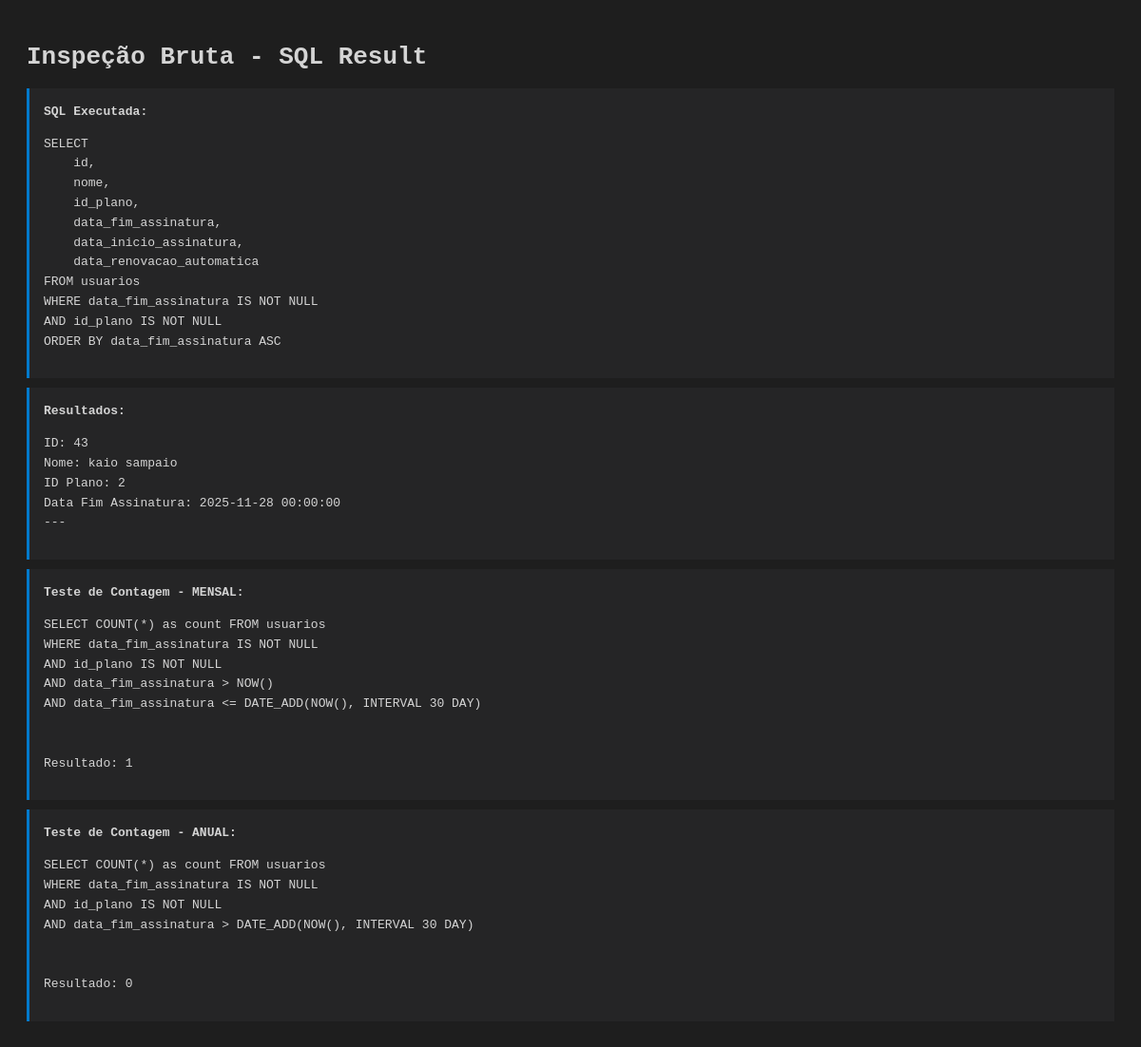
The page /debug-raw.php on the database its author committed.
### tables this page shows
CREATE TABLE `usuarios` (
  `id` int(11) NOT NULL,
  `nome` varchar(100) NOT NULL,
  `email` varchar(100) NOT NULL,
  `senha` varchar(100) NOT NULL,
  `telefone` varchar(45) NOT NULL,
  `genero` varchar(45) NOT NULL,
  `token_recuperacao` varchar(255) NOT NULL,
  `token_expira` datetime NOT NULL,
  `data_cadastro` datetime DEFAULT NULL,
  `status_assinatura` enum('ativa','expirada','trial') DEFAULT 'trial',
  `data_inicio_assinatura` datetime DEFAULT NULL,
  `data_fim_assinatura` datetime DEFAULT NULL,
  `id_plano` int(11) DEFAULT 1,
  `tipo_ciclo` enum('mensal','anual') DEFAULT 'mensal',
  `cartao_salvo` tinyint(1) DEFAULT 0,
  `token_cartao` varchar(255) DEFAULT NULL,
  `ultimos_4_digitos` varchar(4) DEFAULT NULL,
  `bandeira_cartao` varchar(50) DEFAULT NULL,
  `mercadopago_customer_id` varchar(255) DEFAULT NULL,
  `data_renovacao_automatica` datetime DEFAULT NULL,
  `renovacao_ativa` tinyint(1) DEFAULT 1,
  `plano` varchar(50) DEFAULT 'Gratuito',
  `tipo_pagamento` enum('pago','bonus') DEFAULT 'pago'
);

### debug-raw.php (the view, shortened to what this page needs)
<?php
require_once 'carregar_sessao.php';
$sql = "
SELECT
    id,
    nome,
    id_plano,
    data_fim_assinatura,
    data_inicio_assinatura,
    data_renovacao_automatica
FROM usuarios
WHERE data_fim_assinatura IS NOT NULL
AND id_plano IS NOT NULL
ORDER BY data_fim_assinatura ASC
";
$result = $conexao->query($sql);
?>
<!DOCTYPE html>
<html lang="pt-br">
<head>
</head>
<body>
    <h1>Inspeção Bruta - SQL Result</h1>
    <div class="data">
        <strong>SQL Executada:</strong>
        <pre><?php echo htmlspecialchars($sql); ?></pre>
    </div>
    <div class="data">
        <strong>Resultados:</strong>
        <pre><?php
if ($result && $result->num_rows > 0) {
    while ($row = $result->fetch_assoc()) {
        echo "ID: " . $row['id'] . "\n";
        echo "Nome: " . $row['nome'] . "\n";
        echo "ID Plano: " . $row['id_plano'] . "\n";
        echo "Data Fim Assinatura: " . $row['data_fim_assinatura'] . "\n";
        echo "---\n";
    }
} else {
    echo "Nenhum resultado encontrado";
}
        ?></pre>
    </div>
    <div class="data">
        <strong>Teste de Contagem - MENSAL:</strong>
        <pre><?php
$sql_mensal = "
SELECT COUNT(*) as count FROM usuarios
WHERE data_fim_assinatura IS NOT NULL
AND id_plano IS NOT NULL
AND data_fim_assinatura > NOW()
AND data_fim_assinatura <= DATE_ADD(NOW(), INTERVAL 30 DAY)
";
echo htmlspecialchars($sql_mensal) . "\n\n";
$result = $conexao->query($sql_mensal);
$row = $result->fetch_assoc();
echo "Resultado: " . $row['count'];
        ?></pre>
    </div>
    <div class="data">
        <strong>Teste de Contagem - ANUAL:</strong>
        <pre><?php
$sql_anual = "
SELECT COUNT(*) as count FROM usuarios
WHERE data_fim_assinatura IS NOT NULL
AND id_plano IS NOT NULL
AND data_fim_assinatura > DATE_ADD(NOW(), INTERVAL 30 DAY)
";
echo htmlspecialchars($sql_anual) . "\n\n";
$result = $conexao->query($sql_anual);
$row = $result->fetch_assoc();
echo "Resultado: " . $row['count'];
        ?></pre>
    </div>
</body>
</html>

### debug-raw.php (style rules this page uses)
body { font-family: monospace; background: #1e1e1e; color: #d4d4d4; padding: 20px; }
.data { background: #252526; padding: 15px; margin: 10px 0; border-left: 3px solid #007acc; font-size: 13px; line-height: 1.6; }
pre { overflow-x: auto; }

### rows shown on the page
usuarios: id "43", nome "kaio sampaio", id_plano "2", data_fim_assinatura "2025-11-28 00:00:00"

### other values the page prints
$sql_mensal "SELECT COUNT(*) as count FROM usuarios WHERE data_fim_assinatura IS NOT NULL AND id_plano IS NOT NULL AND data_fim_assinatura > NOW() AND data_fim_assinatura <= DATE_ADD(NOW(), INTERVAL 30 DAY)"
$row['count'] "1"
$sql_anual "SELECT COUNT(*) as count FROM usuarios WHERE data_fim_assinatura IS NOT NULL AND id_plano IS NOT NULL AND data_fim_assinatura > DATE_ADD(NOW(), INTERVAL 30 DAY)"
$row['count'] "0"
